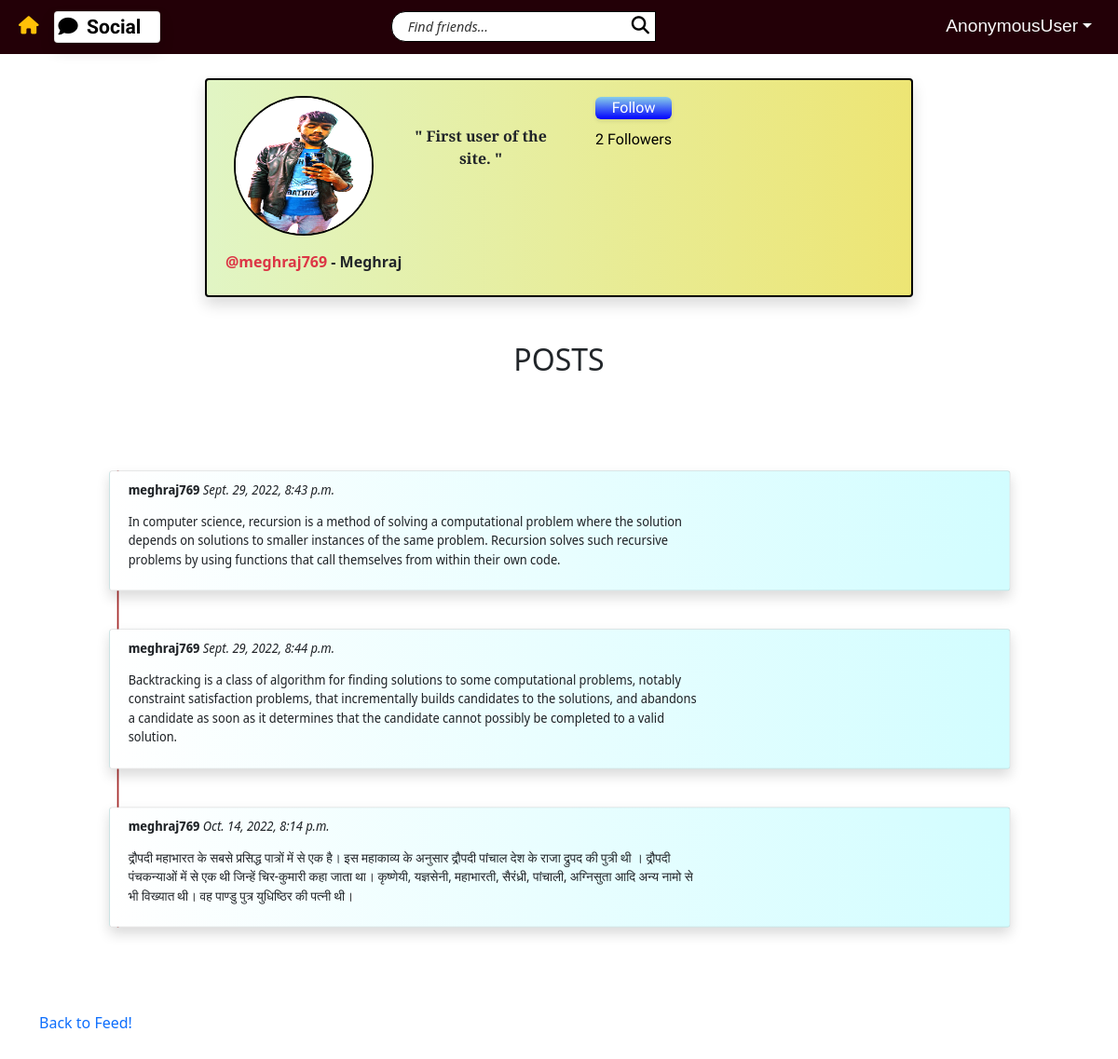
Page /social/profile/2 on the earlier database version.
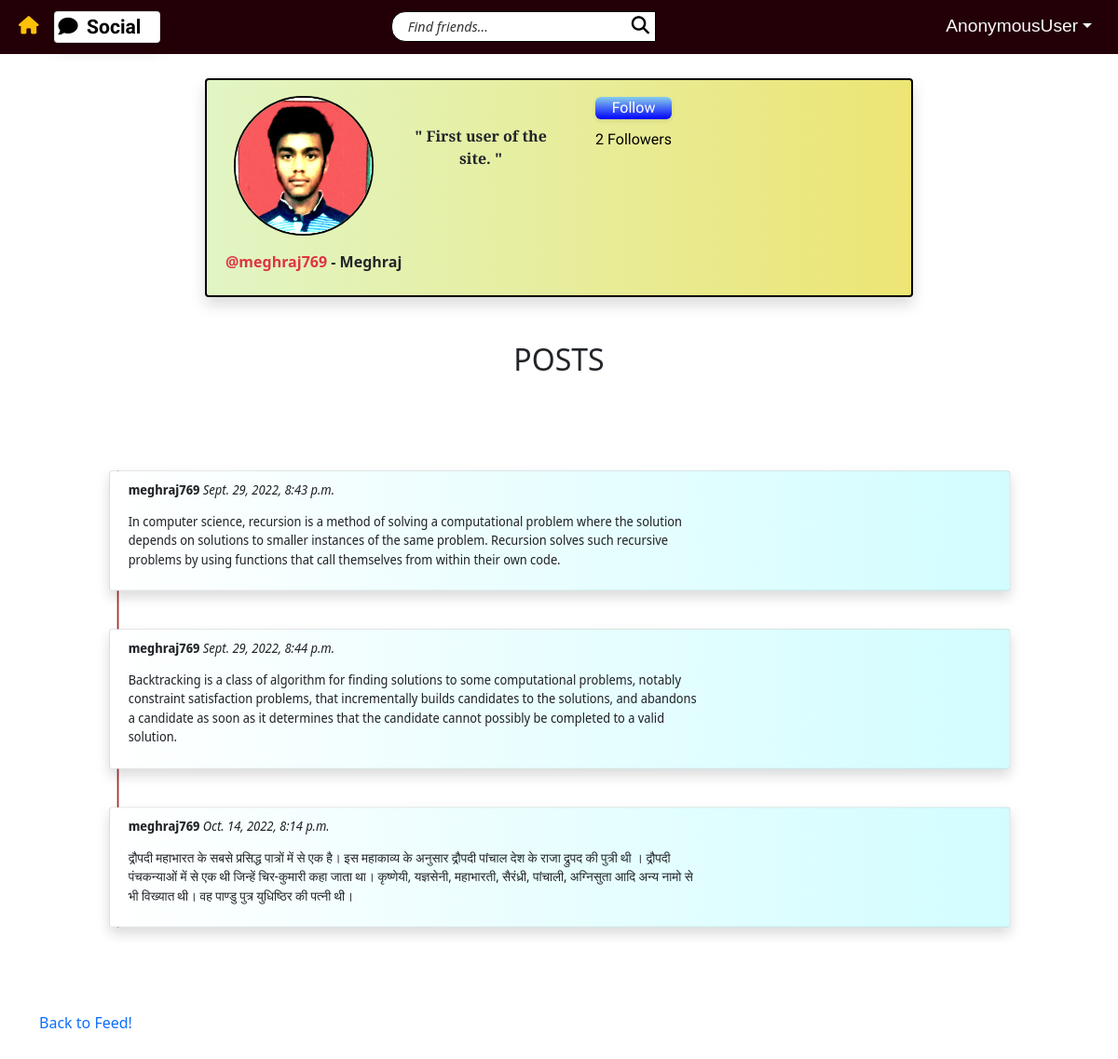
Same page on the later database version.
### main/models.py (models this page shows, shortened)
class UserProfile(models.Model):
    user = models.OneToOneField(User, primary_key = True, on_delete=models.CASCADE, verbose_name='user', related_name='profile')
    name = models.CharField(max_length=30, blank=True, null=True)
    bio = models.TextField(max_length=300, null=True, blank=True)
    birth_date = models.DateField(null=True)
    picture = models.ImageField(blank=True, null=True, default='uploads/profile_pictures/default.jpg', upload_to='uploads/profile_pictures')
    followers = models.ManyToManyField(User, blank=True, related_name='followers')

class Post(models.Model):
    body = models.TextField()
    created_on = models.DateTimeField(default=timezone.now)
    author = models.ForeignKey(User, on_delete=models.CASCADE)
    likers = models.ManyToManyField(User, blank=True, related_name='likers')
    does_like = models.BooleanField(default=False)
    likes = 0

### main/views.py (the view)
# urls.py: path('profile/<int:pk>', ProfileView.as_view(), name='profile'),
class ProfileView(View):
	def get(self, request, pk, *args, **kwargs):
		profile = UserProfile.objects.get(pk=pk)
		user = profile.user
		posts = Post.objects.filter(author=user)
		followers = profile.followers.all()
		num_followers = len(followers)
		following = request.user in followers
		context = {
			'user': user,
			'posts': posts,
			'profile': profile,
			'num_followers' : num_followers,
			'following': following,
		}
		return render(request, 'main/profile.html', context)

### main/templates/main/profile.html (shortened to what this page needs)
{% extends 'landing/base.html' %}
{% block content %}
<div class="container">
    <div class="row justify-content-center mt-5 pb-5">
        <div class="card shadow rounded col-md-8 col-sm-12 profile-detail d-flex flex-row">
            <div class="p-2">
                <div>
                    <img src="{{ profile.picture.url }}" alt="NO DP" class="dp" height="100" width="100" />
                    {% if profile.name %}
                        <div class="author-time pt-3 mb-3">
                            <a href="{% url 'profile' profile.pk %}" class="text-danger">
                                @{{profile.user}}
                            </a>
                            - {{profile.name}}
                        </div>
                    {% endif %}
                </div>
            </div>
            <div>
                <div class="text-center">
                    {% if profile.bio %}
                        <p class="bio-style">" {{ profile.bio }} "</p>
                    {% else %}
                        <p class="bio-style">" NO BIO PROVIDED !!!!!!!!!"</p>
                    {% endif %}
                </div>
            </div>
            <div class="p-2 text-end newborder">
                {% if request.user == profile.user %}
                    <div></div>
                {% else %}
                    {% if following %}
                        <form method="POST" action="{% url 'unfollow' profile.pk %}">
                            {% csrf_token %}
                            <button class="button-36 px-2" type="submit">Following</button>
                        </form>
                    {% else %}
                        <form method="POST" action="{% url 'follow' profile.pk %}">
                            <button class="button-36 px-2" type="submit">Follow</button>
                        </form>
                    {% endif %}
                {% endif %}
                <div class="text-center mydiv rounded"><a href="{% url 'followers' profile.pk %}">{{num_followers}} Followers</a></div>
            </div>
        </div>
    </div>
        <h2 class="text-center">POSTS</h2>
        <div class="list-wrapper">
            {% for post in posts %}
            <div class="row card shadow mb-5 pop-up">
                <div class="col-md-8 col-sm-12 mb-3position-relative">
                    <p><strong>{{post.author}}</strong> <i>{{post.created_on}}</i> </p>
                    <p>{{ post.body }}</p>
                </div>
            </div>
            {% empty %}
            <div class="row justify-content-center mt-4">
                <div class="col-md-8 col-sm-12 mb-3 border-bottom position-relative">
                    <h5>No posts to show!</h5>
                </div>
            </div>
            {% endfor %}
        </div>
        <div class="row mb-5 mt-3">
            <div class="col-md-3 col-sm-6">
                <a href="{% url 'post_list' %}" class="text-primary">Back to Feed!</a>
            </div>
        </div>
</div>
{% endblock %}

### landing/templates/landing/base.html (shortened to what this page needs)
{% load static %}
<!doctype html>
<html lang="en">
  <head>
    <link href="https://cdn.jsdelivr.net/npm/bootstrap@5.0.2/dist/css/bootstrap.min.css" rel="stylesheet">
    <link rel="stylesheet" href="{% static 'landing\css\styles.css' %}">
  </head>
  <body>
    {% include 'landing/navbar.html' %}
    <div class="wrapper-content">
      {% block content %}
      {% endblock %}
    </div>
  </body>
</html>

### landing/templates/landing/navbar.html (shortened to what this page needs)
<div class="poppins-font">
    <nav class="navbar fixed-top navbar-expand-lg navbar-style py-1">
        <div class="container-fluid ">
            <a href="{% url 'index' %}"><i class="text-warning ms-2 me-3 fa-solid fa-house"></i></a>
            <a class="navbar"
            {% if user.is_authenticated %}
            href="{% url 'post_list' %}"
            {% else %}
            href="{% url 'index' %}"
            {% endif %}
            ><div class="rounded card shadow brand"><i class="fas fa-comment px-1 "></i> Social</div></a>
            <div class="collapse navbar-collapse" id="navbarSupportedContent">
                <form class="d-flex mx-auto me-5" method="GET" action="{% url 'search' %}">
                    <div class="input-group">
                        <input name="query" value="{{ request.GET.query }}" type="text" class="search-input" placeholder="    Find friends..." aria-label="Username" aria-describedby="basic-addon1">
                        <button type="submit"><i class="fa-sharp fa-solid fa-magnifying-glass"></i></button>
                    </div>
                </form>
                {% if user.is_authenticated %}
                    <div class="nav-item dropdown">
                        <a class="nav-link dropdown-toggle text-light text-sm" data-bs-toggle="dropdown" role="button" aria-expanded="false">{{request.user}}</a>
                    </div>
                {% endif %}
            </div>
        </div>
    </nav>
</div>

### static/landing/css/styles.css (style rules this page uses)
body { overscroll-behavior-y: none; }
html { scroll-behavior: smooth; overflow-x: hidden; }
::placeholder { color: black; font-style: italic; font-size: 75%; opacity: 80%; font-family: 'Segoe UI', Tahoma, Geneva, Verdana, sans-serif; }
a, a:hover, a:focus, a:active { text-decoration: none; color: black; }
.author-time { padding: 0; font-size: 100%; font-weight: bolder; }
button { border: 1px solid black; border-left: none; background-color: white; }
.newborder { text-align: end; vertical-align: middle; }
.bio-style { font-family: 'Libre Baskerville'; margin-top: 25%; padding-right: 20%; font-weight: bold; }
.brand { font-weight: bold; font-family: 'Dancing Script', cursive; background-color: white; font-size: 110%; color: black; padding-right: 20px; display: inline; }
.dp { height: 150px; width: 150px; border: 2px solid black; border: 2px solid black; border-radius: 100%; margin-left: 5%; margin-top: 5%; filter: brightness(1.5); }
.list-wrapper { transform: scale(0.85); border-left: 2px solid brown; margin-top: 5%; font-family: 'Noto Sans Display', sans-serif; padding: 0; }
.navbar-style { background-color: #230007; }
.poppins-font { font-family: 'Source Sans Pro', sans-serif; font-size: 120%; }
.pop-up { padding: 1%; background: #70e1f5; background: -webkit-linear-gradient(to right, white, #D2FDFF); background: linear-gradient(to right, white, #D2FDFF); }
.profile-detail { background: #EDE574; background: -webkit-linear-gradient(to right, #E1F5C4, #EDE574); background: linear-gradient(to right, #E1F5C4, #EDE574); border: 2px solid black; }
.search-input { border: 1px solid black; border-radius: 15px; }
.wrapper-content { padding-top: 3%; }
.button-36 { background-color: initial; background-image: linear-gradient(-180deg, skyblue, blue); border-radius: 6px; box-shadow: rgba(0, 0, 0, 0.1) 0 2px 4px; color: #FFFFFF; cursor: pointer; display: inline-block; font-family: 'Kanit', sans-serif; outline: 0; pointer-events: auto; position: relative; text-align: center; touch-action: manipulation; user-select: none; -webkit-user-select: none; vertical-align: top; white-space: nowrap; width: 100%; z-index: 9; border: 0; transition: box-shadow .2s; margin-top: 10px; }
@media (min-width: 768px) { .button-36 { padding: 0 2.6rem; } }
.mydiv { color:white; animation: myanimation 5s infinite; margin-top: 10px; font-family: 'Kanit'; }

Differences in the rows shown:
changed UserProfile "Meghraj": picture: a different picture
